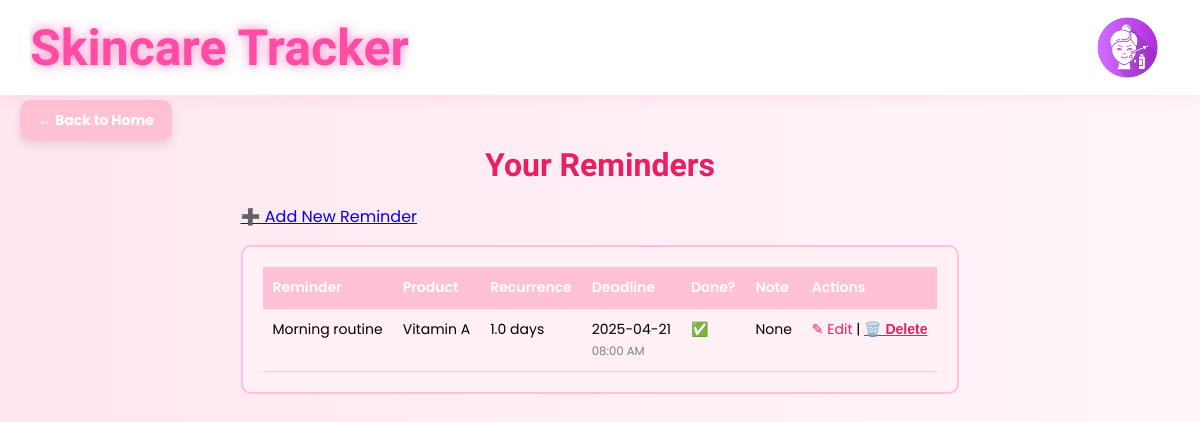
Page /reminder/ (signed in) on the earlier database version.
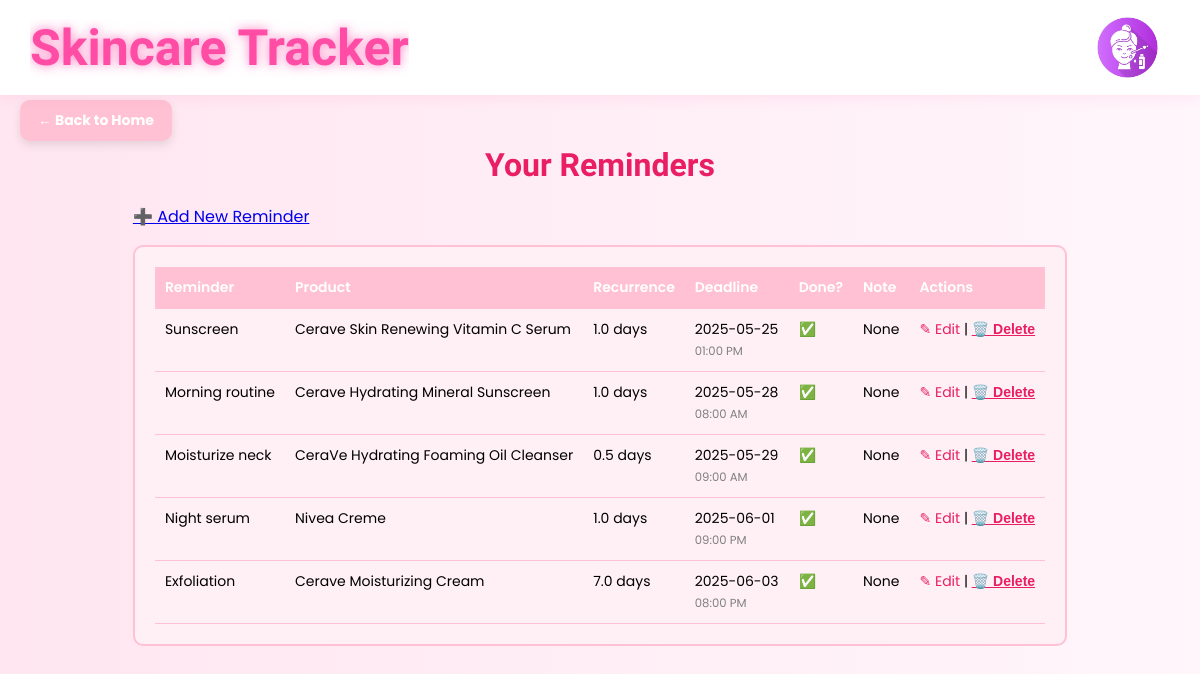
Same page on the later database version.
### tables this page shows
CREATE TABLE Reminders (
    reminder_id INTEGER PRIMARY KEY AUTOINCREMENT,
    reminder_type TEXT,
    alarm_date DATETIME,
    recurrence FLOAT,  
    reminder_note TEXT,  
    user_id INTEGER NOT NULL,
    product_id INTEGER,
    FOREIGN KEY (user_id) REFERENCES Users(user_id),
    FOREIGN KEY (product_id) REFERENCES Products(product_id)
);

CREATE TABLE Products (
    product_id INTEGER PRIMARY KEY AUTOINCREMENT,
    product_name TEXT NOT NULL,
    type TEXT,
    amazon_link TEXT,
    directions TEXT,
    shelflife INTEGER,
    ingredients TEXT,
    product_pic TEXT, 
    user_id INTEGER REFERENCES Users(user_id)
);

### routes/reminder_routes.py (the view)
@reminder_bp.route("/reminder")
@reminder_bp.route("/")
def view_reminder():
    user_id = session.get("user_id", 1)
    db = __import__("app").app.get_db_connection()
    entries = db.execute(
        """
        SELECT R.*, P.product_name
        FROM Reminders R LEFT JOIN Products P ON R.product_id = P.product_id
        WHERE R.user_id = ?
        ORDER BY R.alarm_date ASC
        """,
        (user_id,),
    ).fetchall()
    db.close()
    return render_template("reminder.html", reminders=entries)

### app.py (called while the page is built)
def get_db_connection():
    conn = sqlite3.connect(st_db)
    conn.row_factory = sqlite3.Row
    return conn

### templates/reminder/reminder.html (shortened to what this page needs)
{% extends "base.html" %}
{% block content %}
<a href="/homepage" class="corner-back-btn">← Back to Home</a>
<div class="reminders-page">
    <h1 class="reminders-title">Your Reminders</h1>
    <a href="reminder/add" class="btn btn-primary mt-4">➕ Add New Reminder</a>
    <div class="reminder-table-wrapper mt-4">
        <div class="reminder-table">
            <table>
                <thead>
                    <tr>
                        <th>Reminder</th>
                        <th>Product</th>
                        <th>Recurrence</th>
                        <th>Deadline</th>
                        <th>Done?</th>
                        <th>Note</th>
                        <th>Actions</th>
                    </tr>
                </thead>
                <tbody>
                    {% if reminders %}
                    {% for r in reminders %}
                    <tr class="reminder {% if r.completed %}completed{% endif %}">
                        <td>{{ r.reminder_type|capitalize }} </td>
                        <td>{{ r.product_name }}</td>
                        <td> {{ r.recurrence }} days</td>
                        <td>
                            {% set dt = r.alarm_date.split(' ') %}
                                {{ dt[0] }}<br>
                                {% if dt|length > 1 %}
                                {% set t = dt[1].split(':') %}
                                {% set hour = t[0]|int %}
                                {% set minute = t[1] %}
                                {% set am_pm = "AM" if hour < 12 else "PM" %} {% set hour12=12 if hour==0 else (hour if hour <=12 else hour - 12) %}
                                    <small style="color: gray;">{{ '%02d' % hour12 }}:{{ minute }} {{ am_pm }}</small>
                                    {% endif %}
                        </td>
                        <td><a href="reminder/update/{{ r.reminder_id }}">✅</a></td>
                        <td>{{ r.reminder_note }}</td>
                        <td>
                            <a href="reminder/edit/{{ r.reminder_id }}">✎ Edit</a> |
                            <form method="POST" action="delete/{{ r.reminder_id }}" style="display:inline;"
                                onsubmit="return confirm('Are you sure you want to delete this product?');">
                                <button type="submit" class="delete-btn">🗑️ Delete</button>
                            </form>
                        </td>
                    </tr>
                    {% endfor %}
                    {% else %}
                    <p>No reminders found.</p>
                    {% endif %}
                </tbody>
            </table>
        </div>
    </div>
</div>
{% endblock %}

Differences in the rows shown:
now on this page (row edited): Reminders: reminder_type "Sunscreen", product_name "Cerave Skin Renewing Vitamin C Serum", recurrence "1.0", alarm_date "2025-05-25", hour12 "01", minute "00", am_pm "PM", reminder_note "None"
changed Reminders "Morning routine": product_name "Vitamin A" → "Cerave Hydrating Mineral Sunscreen"; alarm_date "2025-04-21" → "2025-05-28"
now on this page (row edited): Reminders: reminder_type "Moisturize neck", product_name "CeraVe Hydrating Foaming Oil Cleanser", recurrence "0.5", alarm_date "2025-05-29", hour12 "09", minute "00", am_pm "AM", reminder_note "None"
now on this page (row edited): Reminders: reminder_type "Night serum", product_name "Nivea Creme", recurrence "1.0", alarm_date "2025-06-01", hour12 "09", minute "00", am_pm "PM", reminder_note "None"
now on this page (row edited): Reminders: reminder_type "Exfoliation", product_name "Cerave Moisturizing Cream", recurrence "7.0", alarm_date "2025-06-03", hour12 "08", minute "00", am_pm "PM", reminder_note "None"
